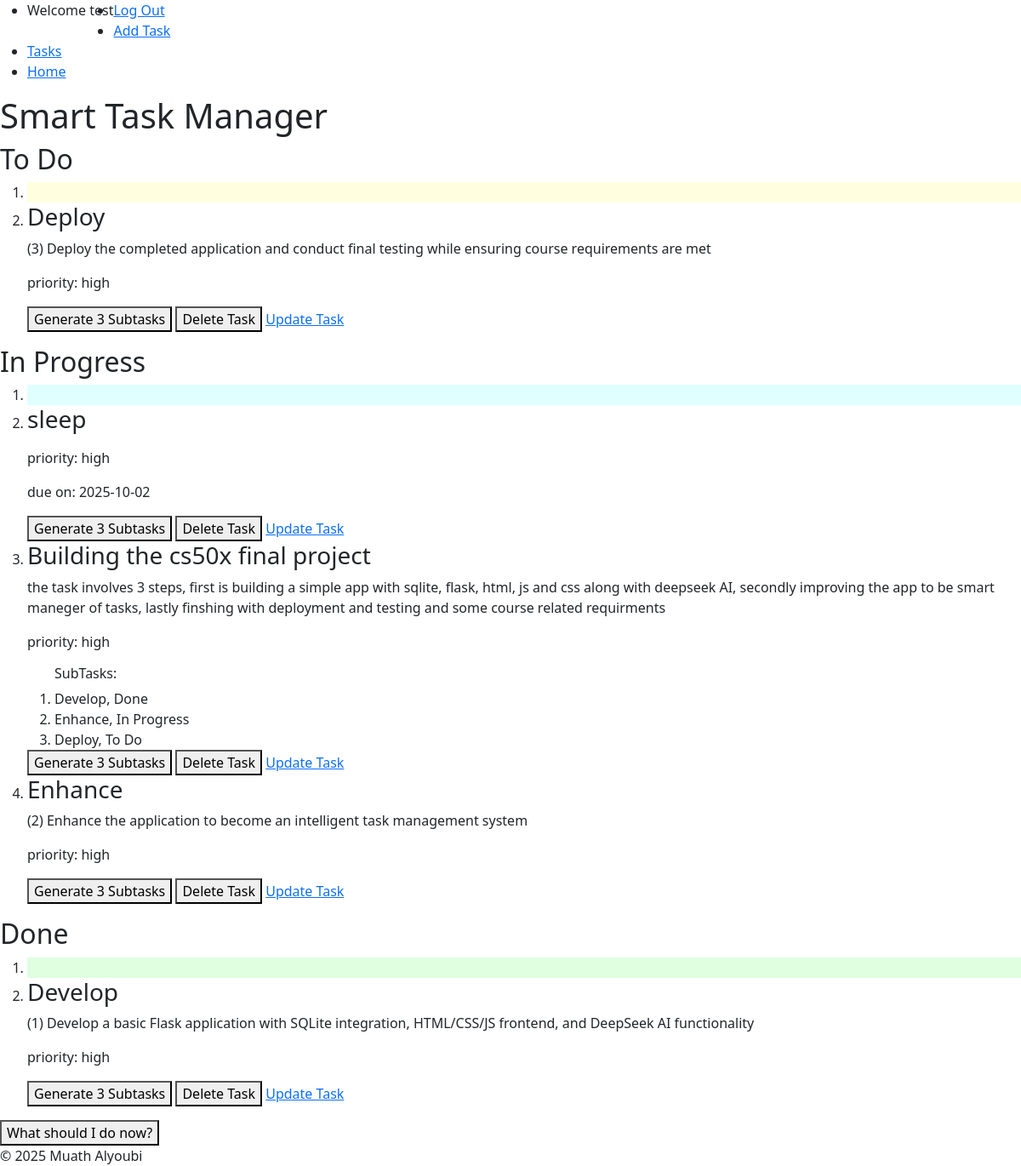
Screenshot of / (signed in) with the database file from the repository.
### tables this page shows
CREATE TABLE tasks(
                id INTEGER PRIMARY KEY AUTOINCREMENT NOT NULL,
                title TEXT NOT NULL,
                user_id INTEGER NOT NULL,
                description TEXT,
                status TEXT NOT NULL DEFAULT 'To Do',
                created_at TIMESTAMP DEFAULT CURRENT_TIMESTAMP, 
                priority TEXT NOT NULL, 
                due_date DATE, parent_id INTEGER DEFAULT NULL,  
                FOREIGN KEY (user_id) REFERENCES users(id) ON DELETE CASCADE
                );

### app.py (the view)
@app.route("/")
@login_required
def index():
    tasks = get_tasks_by_user(session["user_id"])
    subtasks = get_subtasks(session["user_id"])
    return render_template("index.html", tasks=tasks, subtasks=subtasks)

### db.py (called while the page is built)
def get_db():
    if "db" not in g:
        g.db = sqlite3.connect(
            DATABASE,
            detect_types=sqlite3.PARSE_DECLTYPES,
            check_same_thread=False
        )
        g.db.row_factory = sqlite3.Row
    return g.db

def get_tasks_by_user(user_id):
    db = get_db()
    return db.execute(
        """SELECT * FROM tasks WHERE user_id = ? ORDER BY
        CASE WHEN due_date IS NULL THEN 1 ELSE 0 END,
        due_date ASC,
        CASE priority
            WHEN 'high' THEN 1
            WHEN 'medium' THEN 2
            WHEN 'low' THEN 3
        END ASC;
        """,(user_id,)).fetchall()

def get_subtasks(user_id):
    db = get_db()
    return db.execute(
        "SELECT * FROM tasks WHERE user_id = ? AND parent_id IS NOT NULL ORDER BY parent_id",
        (user_id,)).fetchall()

### helpers.py (called while the page is built)
def login_required(f):
    @wraps(f)
    def decorated_function(*args, **kwargs):
        if session.get("user_id") is None:
            return redirect(url_for('login', next=request.url))
        return f(*args, **kwargs)
    return decorated_function

### templates/index.html (shortened to what this page needs)
{% extends "layout.html" %}
{% block body %}
        <header>
            <h1>Smart Task Manager</h1>
        </header>
        <main>
            <section id="kanban-board">
                <section id="todo-column" aria-labelledby="todo-heading" >
                    <h2 id="todo-heading">To Do</h2>
                    <ol class = "task-list" id="To Do">
                        <li style="background-color: #FFFFE0"></li>
                        {% for task in tasks %}
                            {% if task.status == 'To Do' %}
                                <li id="{{ task.id }}" class="task" draggable="true">
                                    <h3>{{ task.title }}</h3>
                                    <p>{{ task.description }}</p>
                                    <p>priority: {{ task.priority }}</p>
                                    {% set ns = namespace(printed=false) %}
                                    <button onclick="generateTask('{{ task.id}}')" id="sub-task">Generate 3 Subtasks</button>
                                    <button onclick="deleteTask('{{ task.id }}')" id="delete-task">Delete Task</button>
                                    <a href="{{ url_for('editTask', id=task.id) }}" id="update-task">Update Task</a>
                                </li>
                            {% endif %}
                        {% endfor %}
                    </ol>
                </section>
                <section id="in-progress-column"  aria-labelledby="in-progress-heading">
                    <h2 id="in-progress-heading">In Progress</h2>
                    <ol class = "task-list" id="In Progress">
                        <li style="background-color: #E0FFFF"></li>
                        {% for task in tasks %}
                            {% if task.status == 'In Progress' %}
                                <li id="{{ task.id }}" class="task" draggable="true">
                                    <h3>{{ task.title }}</h3>
                                    <p>{{ task.description }}</p>
                                    <p>priority: {{ task.priority }}</p>
                                    {% if task.due_date is not none %}
                                        <p>due on: {{ task.due_date }}</p>
                                    {% endif %}
                                    {% set ns = namespace(printed=false) %}
                                    <ol>
                                    {% for sub in subtasks %}
                                        {% if sub.parent_id == task.id %}
                                            {% if not ns.printed %}
                                                <h6>SubTasks:</h6>
                                                {% set ns.printed = true %}
                                            {% endif %}
                                            <li>{{ sub.title }}, {{ sub.status }}</li>
                                        {% endif %}
                                    {% endfor %}
                                    </ol>
                                    <button onclick="generateTask('{{ task.id}}')" id="sub-task">Generate 3 Subtasks</button>
                                    <button onclick="deleteTask('{{ task.id }}')" id="delete-task">Delete Task</button>
                                    <a href="{{ url_for('editTask', id=task.id) }}" id="update-task">Update Task</a>
                                </li>
                            {% endif %}
                        {% endfor %}
                    </ol>
                </section>
                <section id="done-column" aria-labelledby="done-heading">
                    <h2 id="done-heading">Done</h2>
                    <ol class = "task-list" id="Done">
                        <li style="background-color: #E0FFE0"></li>
                        {% for task in tasks %}
                            {% if task.status == 'Done' %}
                                <li id="{{ task.id }}" class="task" draggable="true">
                                    <h3>{{ task.title }}</h3>
                                    <p>{{ task.description }}</p>
                                    <p>priority: {{ task.priority }}</p>
                                    {% set ns = namespace(printed=false) %}
                                    <button onclick="generateTask('{{ task.id}}')" id="sub-task">Generate 3 Subtasks</button>
                                    <button onclick="deleteTask('{{ task.id }}')" id="delete-task">Delete Task</button>
                                    <a href="{{ url_for('editTask', id=task.id) }}" id="update-task">Update Task</a>
                                </li>
                            {% endif %}
                        {% endfor %}
                    </ol>
                </section>
            </section>
            <button id="next-task-btn" onclick="getNextTask()">What should I do now?</button>
        </main>
{% endblock %}

### rows the page displays
tasks: title "Deploy", description "(3) Deploy the completed application and conduct final testing while ensuring course requirements are met", priority "high", status "To Do"
tasks: title "sleep", priority "high", due_date "2025-10-02"
tasks: title "Building the cs50x final project", description "the task involves 3 steps, first is building a simple app with sqlite, flask, html, js and css along with deepseek AI, secondly improving the app to be smart maneger of tasks, lastly finshing with deployment and testing and some course related requirments", priority "high"
tasks: shows "SubTasks:", title "Develop", status "Done", description "(1) Develop a basic Flask application with SQLite integration, HTML/CSS/JS frontend, and DeepSeek AI functionality", priority "high"
tasks: title "Enhance", status "In Progress", description "(2) Enhance the application to become an intelligent task management system", priority "high"

### other values shown
{{ session["username"] }} "test"
